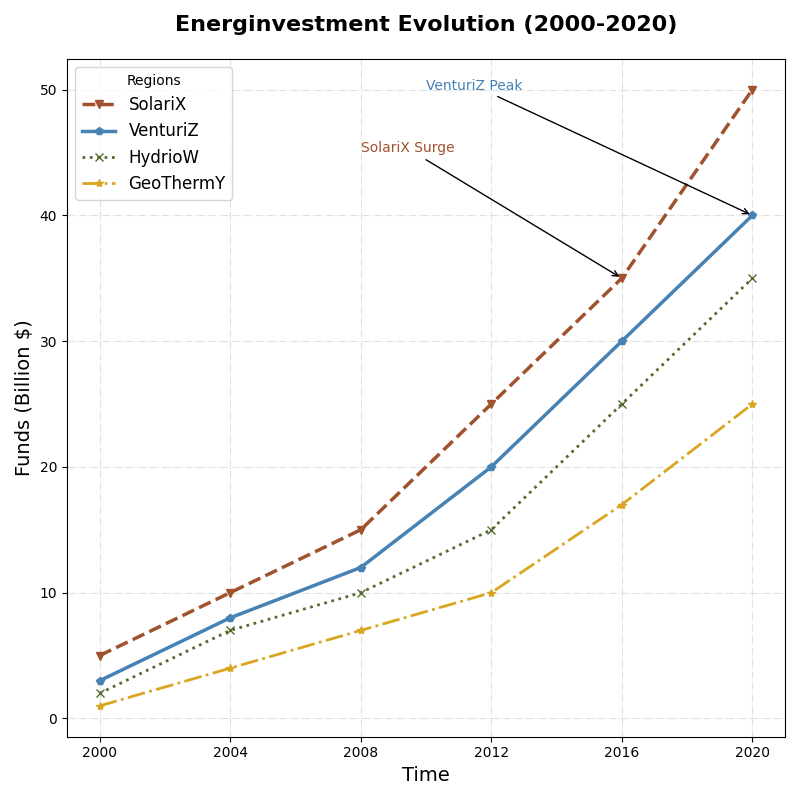

Here is the Python script that generated this plot:
import matplotlib.pyplot as plt
import numpy as np

# Data
years = np.arange(2000, 2021, 4)
countries = ['SolariX', 'VenturiZ', 'HydrioW', 'GeoThermY']

solaria_investment = [5, 10, 15, 25, 35, 50]
ventura_investment = [3, 8, 12, 20, 30, 40]
hydrona_investment = [2, 7, 10, 15, 25, 35]
geotherma_investment = [1, 4, 7, 10, 17, 25]

# Create figure
fig, ax = plt.subplots(figsize=(8, 8))

# Altered subplot with different styles
ax.plot(years, solaria_investment, marker='v', linestyle='--', color='#A0522D', linewidth=2.5, label='SolariX')
ax.plot(years, ventura_investment, marker='p', linestyle='-', color='#4682B4', linewidth=2.5, label='VenturiZ')
ax.plot(years, hydrona_investment, marker='x', linestyle=':', color='#556B2F', linewidth=2, label='HydrioW')
ax.plot(years, geotherma_investment, marker='*', linestyle='-.', color='#DAA520', linewidth=2, label='GeoThermY')

ax.set_title('Energinvestment Evolution (2000-2020)', fontsize=16, weight='bold', pad=20)
ax.set_xlabel('Time', fontsize=14)
ax.set_ylabel('Funds (Billion $)', fontsize=14)
ax.set_xticks(years)
ax.grid(True, linestyle='-.', which='both', color='lightgrey', alpha=0.7)
ax.legend(title='Regions', loc='upper left', fontsize=12)

# Altered annotations
ax.annotate('SolariX Surge', xy=(2016, 35), xytext=(2008, 45),
             arrowprops=dict(facecolor='#A0522D', arrowstyle='->'), fontsize=10, color='#A0522D')
ax.annotate('VenturiZ Peak', xy=(2020, 40), xytext=(2010, 50),
             arrowprops=dict(facecolor='#4682B4', arrowstyle='->'), fontsize=10, color='#4682B4')

# Show the plot
plt.tight_layout()
plt.show()
